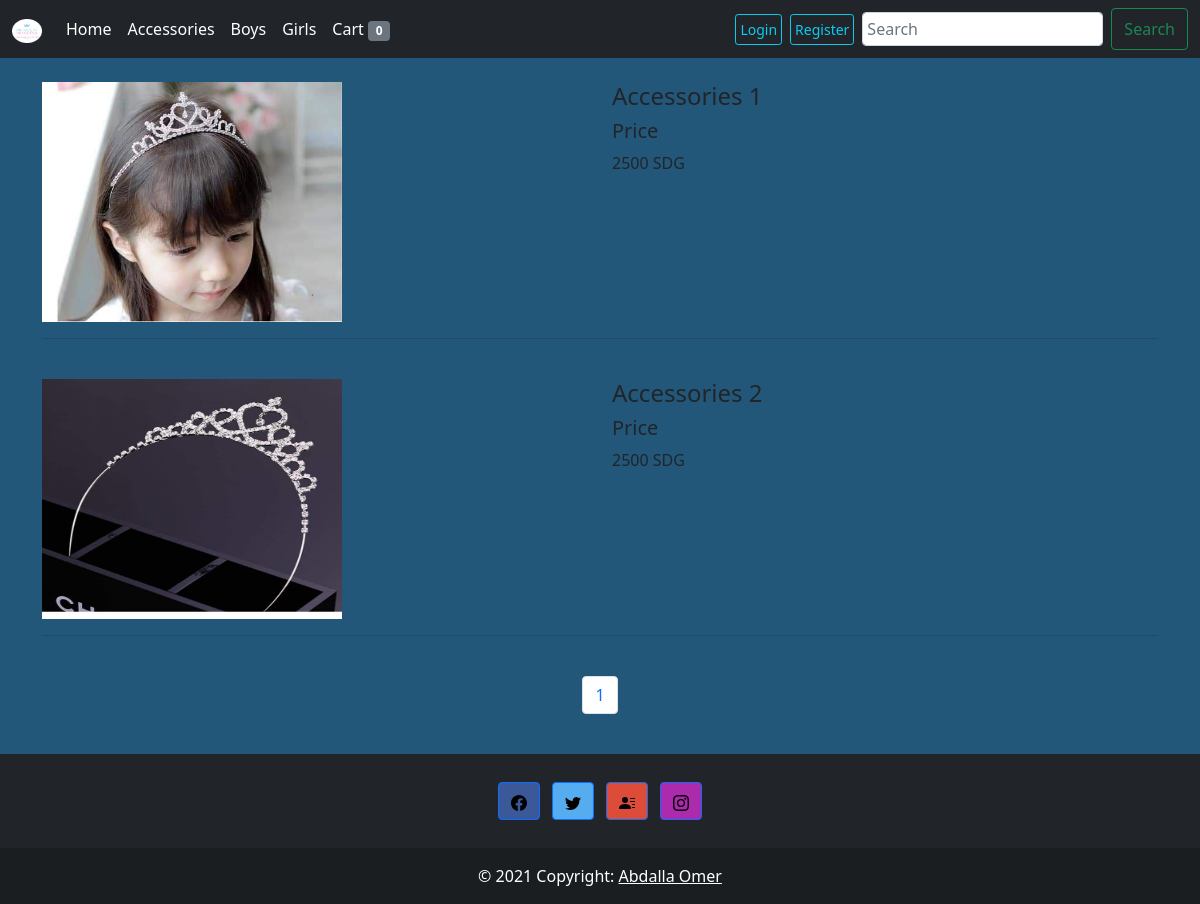
Screenshot of /accessories/ with the database file from the repository.
### accessories_app/models.py (models this page shows, shortened)
class Accessories(models.Model):
    item_name  = models.CharField(max_length=500)
    image = models.CharField(max_length=500)  #  models.ImageField(upload_to='static/images/accessories/')
    category = models.CharField(max_length=500)
    price = models.IntegerField()
    quantity = models.IntegerField()
    description = models.CharField(max_length=500)
    amount = models.IntegerField()
    colors = models.CharField(max_length=500)  # list
    sizes = models.CharField(max_length=500)  # list
    user_id = models.IntegerField()
    done = models.BooleanField(default=False)  # test

### accessories_app/views.py (the view)
# urls.py: path('', views.accessories, name='accessories'),
def accessories(request):
    ip = get_client_ip(request)
    ip = int(ip.replace(".", ""))
    if request.user.is_authenticated:
        cart_all = Cart.objects.filter(user_id= request.user)
    else:
        cart_all = Cart.objects.filter(user_id= ip)
    items_in_cart= len(cart_all)
    accessories_all = Accessories.objects.all()
    paginator = Paginator(accessories_all, 4)
    page = request.GET.get("page")
    accessories_all = paginator.get_page(page)
    content = {
        'accessories_outfit': accessories_all
    }
    if request.method == "GET":
        return render(request, 'accessories.html', {"accessories_all": accessories_all, "items_in_cart": items_in_cart, 'ip': ip,})

### accessories_app/views.py (called while the page is built)
def get_client_ip(request):
    x_forwarded_for = request.META.get('HTTP_X_FORWARDED_FOR')
    if x_forwarded_for:
        ip = x_forwarded_for.split(',')[0]
    else:
        ip = request.META.get('REMOTE_ADDR')
    return ip

### accessories_app/templates/accessories.html (shortened to what this page needs)
{% extends 'base.html' %}
{% load static %}
{% block content %}
  <form  method="POST">
    <br>
    {%for item in accessories_all%}
    <div class="row">
      <div class="col-6">
        <a href="{% url 'accessory' item.id%}"><img name="{{item.image}}" src="{{item.image}}" alt="" width="300" height="240"></a>
      </div>
      <div class="col-6">
        <h4 name="item_name">{{item.item_name }}</h4>
        <h5>Price</h5>
        <p name="price">{{item.price}} SDG</p>
      </div>
    </div>
    <hr>
    <br>
    {% endfor %}
    <nav aria-label="Page navigation example">
        <ul class="pagination justify-content-center">
          {% if accessories_all.paginator.num_pages == 1%}
            <li class="page-item"><a class="page-link" href="?page=1">1</a></li>
          {% elif accessories_all.paginator.num_pages == 2%}
            <li class="page-item"><a class="page-link" href="?page=1">1</a></li>
            <li class="page-item"><a class="page-link" href="?page={{ accessories_all.paginator.num_pages }}">2</a></li>
          {% elif accessories_all.paginator.num_pages == 3%}
            <li class="page-item"><a class="page-link" href="?page=1">1</a></li>
            <li class="page-item"><a class="page-link" href="?page=2">2</a></li>
            <li class="page-item"><a class="page-link" href="?page={{ accessories_all.paginator.num_pages }}">{{ accessories_all.paginator.num_pages }}</a></li>
          {% endif %}
        </ul>
      </nav>
  </form>
{% endblock %}

### static/css/styles.css (style rules this page uses)
body { background-color: #22577A; }

### rows the page displays
Accessories: image (picture), item_name "Accessories 1", price "2500"
Accessories: image (picture), item_name "Accessories 2", price "2500"

### other values shown
{{ items_in_cart }} "0"
